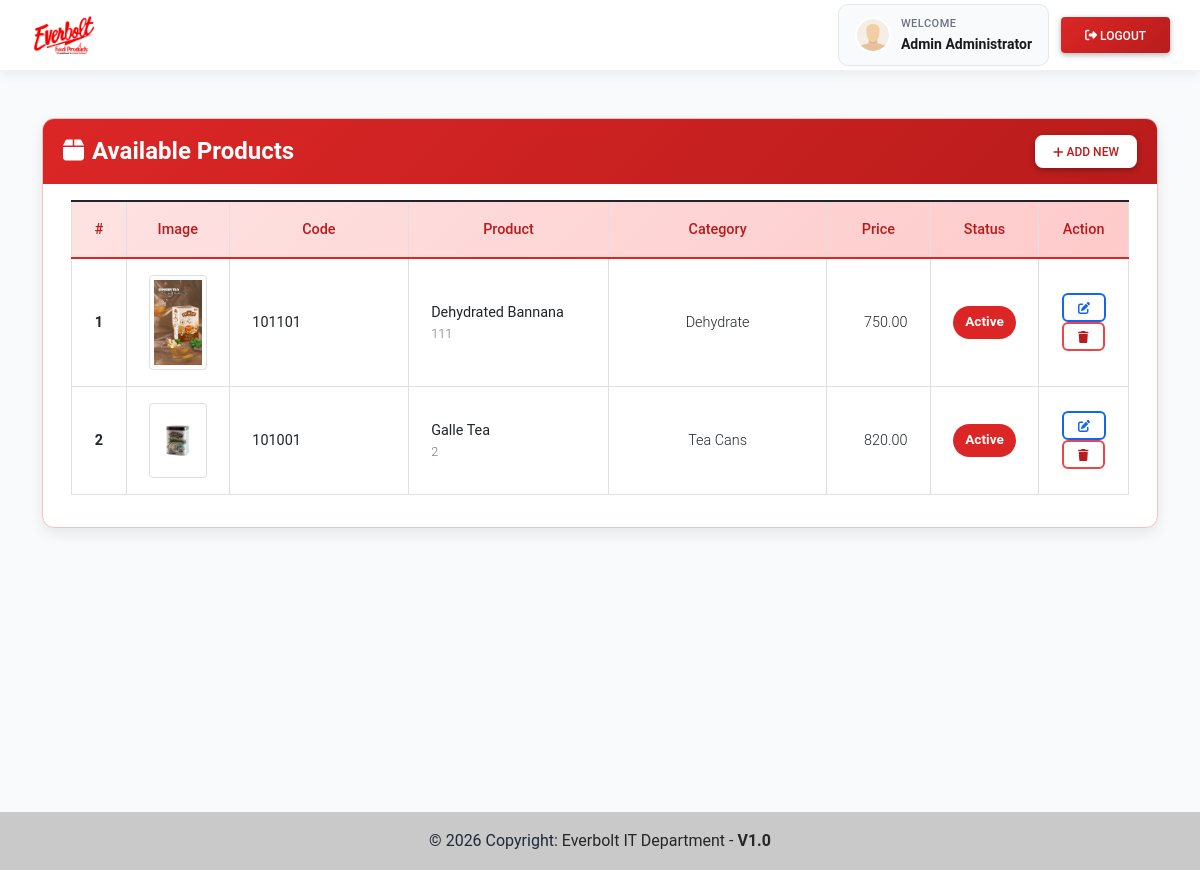
/product (signed in), run on the app's committed database.
### imsApp/models.py (models this page shows, shortened)
class Product(models.Model):
    category = models.ForeignKey(
        Category,
        on_delete=models.CASCADE,
        related_name='products'
    )  # category is mandatory (no blank / null)
    code = models.CharField(max_length=100, blank=True, null=True)
    name = models.CharField(max_length=250, blank=True, null=True)
    description = models.TextField()
    price = models.FloatField(default=0)
    image = models.ImageField(
        upload_to='product_images/',
        blank=True,
        null=True
    )  # image is optional
    status = models.CharField(
        max_length=2,
        choices=(('1', 'Active'), ('2', 'Inactive')),
        default=1
    )
    date_created = models.DateTimeField(default=timezone.now)
    date_updated = models.DateTimeField(auto_now=True)

class Category(models.Model):
    name = models.CharField(max_length=250)
    description = models.TextField()
    status = models.CharField(max_length=2, choices=(('1','Active'),('2','Inactive')), default=1)
    date_created = models.DateTimeField(default=timezone.now)
    date_updated = models.DateTimeField(auto_now=True)

### imsApp/views.py (the view)
# urls.py: path('product', views.product_mgt, name='product-page'),
@login_required
def product_mgt(request):
    context['page_title'] = "Product List"
    context['products'] = Product.objects.all()
    return render(request, 'inventory/product_mgt.html', context)

### imsApp/templates/inventory/product_mgt.html (shortened to what this page needs)
{% extends 'layouts/base.html' %}
{% load humanize %}
{% load static %}
{% block extra_css %}
<link rel="stylesheet" href="{% static 'css/ims-inventory.css' %}">
{% endblock extra_css %}
{% block pageContent %}
<div class="col-lg-12 col-md-12 col-sm-12 col-xs-12 product-list-page">
    <div class="card product-card product-list-card">
        <div class="product-header d-flex w-100 align-items-center justify-content-between">
            <h4><i class="fa fa-box me-2"></i>Available Products</h4>
            <button type="button"
                    class="btn btn-sm"
                    id="add_new">
                <i class="fa fa-plus"></i> Add New
            </button>
        </div>
        <div class="card-body">
            <div class="container-fluid">
                <table class="table table-bordered" id="product-list">
                    <colgroup>
                        <col width="5%">
                        <col width="10%">
                        <col width="18%">
                        <col width="20%">
                        <col width="22%">
                        <col width="10%">
                        <col width="7%">
                        <col width="8%">
                    </colgroup>
                    <thead>
                        <tr>
                            <th class="text-center">#</th>
                            <th class="text-center">Image</th>
                            <th class="text-center">Code</th>
                            <th class="text-center">Product</th>
                            <th class="text-center">Category</th>
                            <th class="text-center">Price</th>
                            <th class="text-center">Status</th>
                            <th class="text-center">Action</th>
                        </tr>
                    </thead>
                    <tbody>
                        {% for product in products %}
                        <tr>
                            <td class="text-center fw-bold align-middle">{{ forloop.counter }}</td>
                            <td class="text-center align-middle">
                                {% if product.image %}
                                    <img src="{{ product.image.url }}"
                                         alt="{{ product.name }}"
                                         class="img-thumbnail product-thumb">
                                {% else %}
                                    <span class="text-muted">—</span>
                                {% endif %}
                            </td>
                            <td class="align-middle">
                                <strong>{{ product.code }}</strong>
                            </td>
                            <td class="align-middle">
                                <strong>{{ product.name }}</strong>
                                <small class="text-muted d-block text-truncate product-desc-short">
                                    {{ product.description }}
                                </small>
                            </td>
                            <td class="align-middle text-center">
                                {% if product.category %}
                                    {{ product.category.name }}
                                {% else %}
                                    <span class="text-muted">—</span>
                                {% endif %}
                            </td>
                            <td class="align-middle text-end">
                                {{ product.price|floatformat:2|intcomma }}
                            </td>
                            <td class="text-center align-middle">
                                {% if product.status == '1' %}
                                    <span class="badge-status badge-active">Active</span>
                                {% else %}
                                    <span class="badge-status badge-inactive">Inactive</span>
                                {% endif %}
                            </td>
                            <td class="text-center align-middle">
                                <a class="btn btn-outline-primary btn-sm edit-data"
                                   href="javascript:void(0)"
                                   data-id="{{ product.pk }}">
                                    <i class="fa fa-edit"></i>
                                </a>
                                <button class="btn btn-outline-danger btn-sm delete-data"
                                        type="button"
                                        data-id="{{ product.pk }}">
                                    <i class="fa fa-trash"></i>
                                </button>
                            </td>
                        </tr>
                        {% endfor %}
                    </tbody>
                </table>
            </div>
        </div>
    </div>
</div>
{% endblock pageContent %}

### imsApp/templates/layouts/base.html (shortened to what this page needs)
{% load static %}
<!DOCTYPE html>
<html lang="en">
<head>
    <link rel="stylesheet" href="{% static 'assets/font-awesome/css/all.min.css' %}">
    <link rel="stylesheet" href="{% static 'assets/bootstrap/css/bootstrap.min.css' %}">
    <link rel="stylesheet" href="{% static 'assets/select2/dist/css/select2.min.css' %}">
    <link rel="stylesheet" href="{% static 'assets/mdb-blogtemplate/css/mdb.min.css' %}">
    <link rel="stylesheet" href="{% static 'assets/DataTables/datatables.min.css' %}">
    <link rel="stylesheet" href="{% static 'assets/default/css/style.css' %}">
    <link rel="stylesheet" href="{% static 'css/ims-base.css' %}">
    <link rel="stylesheet" href="{% static 'css/ims-components.css' %}">
    <link rel="stylesheet" href="{% static 'css/ims-layout.css' %}">
    {% block extra_css %}{% endblock extra_css %}
</head>
<body class="has-topnav">
    {% block TopNavigation %}
    {% include "includes/TopNavigation.html" %}
    {% endblock TopNavigation %}
    <main class="py-5">
        <div class="container mb-3">
            {% block pageContent %}{% endblock pageContent %}
        </div>
    </main>
    <footer class="bg-light text-lg-start">
        <div class="text-center p-3" style="background-color: rgba(0, 0, 0, 0.2);">
            © {% now 'Y' %} Copyright:
            <a class="text-dark" href="https://www.everbolt.lk/" target="_blank">
                Everbolt IT Department - <b>V1.0</b>
            </a>
        </div>
    </footer>
</body>
</html>

### imsApp/templates/includes/topNavigation.html (shortened to what this page needs)
{% load static %}
<header>
    <nav class="main-navbar">
        <div class="navbar-container">
            <div class="navbar-content">
                <a href="{% url 'home-page' %}" class="navbar-brand-section">
                    <img src="{{ MEDIA_URL }}/default/logo.jpg"
                         alt="Everbolt Food Products"
                         class="navbar-logo">
                </a>
                <div class="navbar-actions">
                    {% if user.id %}
                    <a href="{% url 'profile' %}" class="user-profile">
                        <img src="{{ MEDIA_URL }}/default/default-avatar.png"
                             class="user-avatar">
                        <div class="user-info">
                            <span class="user-greeting">Welcome</span>
                            <span class="user-name">{{ user.first_name }} {{ user.last_name }}</span>
                        </div>
                    </a>
                    <a href="{% url 'logout' %}" class="btn btn-logout">
                        <i class="fas fa-sign-out-alt"></i> Logout
                    </a>
                    {% else %}
                    <a href="{% url 'login' %}" class="btn btn-login">
                        <i class="fas fa-sign-in-alt"></i> Login
                    </a>
                    {% endif %}
                </div>
            </div>
        </div>
    </nav>
</header>

### static/assets/default/css/style.css (style rules this page uses)
html, body { height: 100%; width: 100%; max-height: 100%; overflow: auto; display: flex; flex-direction: column; }
body>header { flex-shrink: auto; }
body>main { flex-shrink: auto; flex-grow: auto; overflow: auto; }
body>footer { flex-shrink: auto; position: absolute; bottom: 0; left: 0; width: calc(100%); }

### static/css/ims-base.css (style rules this page uses)
:root { --ims-primary: #dc2626; --ims-primary-dark: #b91c1c; --ims-primary-light: #ef4444; --ims-primary-soft: #fee2e2; --ims-primary-soft-2: #fecaca; --ims-bg-soft: #fff5f5; --ims-text: #1f2937; --ims-text-muted: #6b7280; --ims-heading: #111827; --ims-border: #e5e7eb; --ims-border-soft: #f5c2c2; --ims-white: #ffffff; --ims-shadow-sm: 0 1px 3px rgba(0,0,0,.08), 0 1px 2px rgba(0,0,0,.04); --ims-shadow-md: 0 6px 14px rgba(0,0,0,.08); --ims-shadow-lg: 0 12px 28px rgba(220,38,38,.15), 0 6px 12px rgba(220,38,38,.10); --ims-radius-sm: 8px; --ims-radius-md: 10px; --ims-radius-lg: 12px; --ims-radius-xl: 20px; --ims-success: #10b981; --ims-success-dark: #059669; --ims-danger: #ef4444; }
body { color: var(--ims-text); background-color: #f8fafc; }
main { min-height: 100vh; }
a { text-decoration: none; }
.text-muted { color: var(--ims-text-muted) !important; }

### static/css/ims-components.css (style rules this page uses)
.card, .card.card-default, .category-card, .product-card, .inv-card, .stock-card, .login-card { border: 1px solid var(--ims-border-soft); border-radius: var(--ims-radius-lg); box-shadow: var(--ims-shadow-md); overflow: hidden; }
.card-header, .category-header, .product-header, .inv-header, .card-header-custom { background: linear-gradient(135deg, var(--ims-primary) 0%, var(--ims-primary-dark) 100%); color: var(--ims-white); border-bottom: none; padding: 1rem 1.25rem; }
.card-header h4, .card-header .card-title, .category-header h4, .product-header h4, .inv-header h4, .card-header-custom h5 { margin: 0; font-weight: 700; }
.btn-primary, .btn-login, .submit-btn, .btn-logout, #add_new, #add_new_category { background: linear-gradient(135deg, var(--ims-primary) 0%, var(--ims-primary-dark) 100%); border-color: var(--ims-primary); color: var(--ims-white); }
#add_new, #add_new_category { border: 2px solid var(--ims-white) !important; background: var(--ims-white) !important; color: var(--ims-primary-dark) !important; border-radius: var(--ims-radius-sm); transition: .25s ease; }
.btn-outline-danger.btn-sm, .edit-data, .delete-data, .edit-category, .delete-category, .view-btn { transition: .25s ease; border-radius: 6px !important; }
.btn-outline-danger.btn-sm { border-color: var(--ims-primary-light); color: var(--ims-primary-dark); }
.table thead tr, #category-list thead tr, #product-list thead tr, #invoice-list thead tr, .table-custom thead { background: linear-gradient(135deg, var(--ims-primary-soft) 0%, var(--ims-primary-soft-2) 100%); color: var(--ims-primary-dark); font-weight: 700; }
.table thead th, #category-list thead th, #product-list thead th, #invoice-list thead th { border-bottom: 2px solid var(--ims-primary) !important; font-size: .9rem; }
.table tbody tr, #category-list tbody tr, #product-list tbody tr, #invoice-list tbody tr { transition: .2s ease; }
.badge-status, .stock-box, .price-pill, .stats-badge { display: inline-block; border-radius: 999px; font-weight: 600; }
.badge-status { font-size: .85rem; padding: .35rem .75rem; }
.badge-active { background: var(--ims-primary); color: var(--ims-white); }

### data on the page
Product: image (picture), code "101101", name "Dehydrated Bannana", description "111", category.name "Dehydrate", price "750.00", status "Active"
Product: image (picture), code "101001", name "Galle Tea", description "2", category.name "Tea Cans", price "820.00", status "Active"

### other printed values
{{ user.first_name }} "Admin"
{{ user.last_name }} "Administrator"
